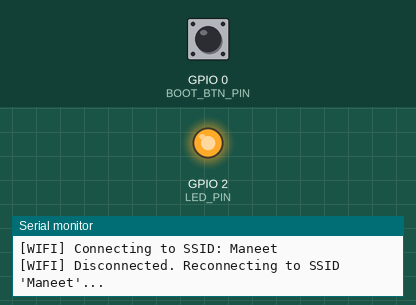
Recording of a sketch running on a simulated ESP32-S3. Parts: output pins drawn as LEDs (lit = HIGH), the last lines printed to the serial monitor. Dashed ring = blinking. The inputs (shaded band) are chosen by the test bench; at power-on: GPIO 0 (BOOT_BTN_PIN) HIGH. WiFi joins after 1.5 s; servers stay silent unless stated; random numbers use the default seed unless the sketch sets one.

Above: at 1.3 s.
1.4 s: GPIO 0 (BOOT_BTN_PIN) pulled LOW for 0.15 s
At 2.68 s:
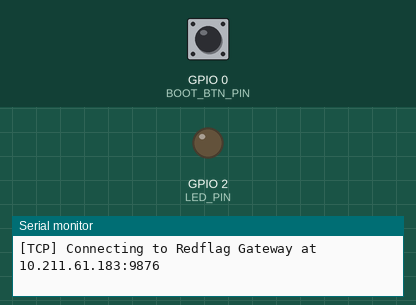
4.4 s: GPIO 0 (BOOT_BTN_PIN) pulled LOW for 1 s
At 5.7 s:
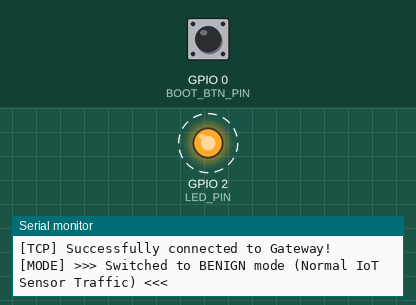
Timing chart, 0 to 13.4 s (numbered marks = the images above; inputs shaded):
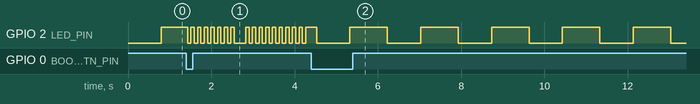

Measured:
- by itself, GPIO 2 (LED_PIN): alternates HIGH for 0.90 s and LOW for 0.80 s

The sketch:

esp32_firmware.ino
```cpp
// ============================================================================
// Project Redflag — ESP32 Edge Device Firmware (WiFi / TCP Streaming)
// Targets: ESP32 DevKit v1 / ESP32-WROOM-32 / ESP32-S3
// Emulates benign IoT sensor telemetry (TCP/CON) and volumetric Mirai UDP floods
// Streams line-delimited JSON telemetry frames directly to the Redflag Gateway over TCP.
// ============================================================================

#include <WiFi.h>
#include <WiFiClient.h>
#include <esp_timer.h>

// ============================================================================
// 1. User Configuration
// ============================================================================
#define WIFI_SSID     "Maneet"
#define WIFI_PASS     "Manu@123"
#define GATEWAY_HOST  "10.211.61.183"   // Java gateway IP address (Your PC WiFi IP)
#define GATEWAY_PORT  9876             // Java gateway TCP listening port
#define NODE_ID       "ESP32-01"

// Initial operating mode: 0 = BENIGN (Safe sensor), 1 = ATTACK (Mirai UDP flood)
#define ATTACK_MODE   0

// Optional 240x240 SPI TFT display support (e.g., ST7789 via TFT_eSPI)
#define HAS_TFT       0

#if HAS_TFT
#include <TFT_eSPI.h>
TFT_eSPI tft = TFT_eSPI();
#endif

// ============================================================================
// 2. Hardware Pin Definitions
// ============================================================================
// ESP32 standard boot button is on GPIO 0 (active LOW, internal pull-up)
#define BOOT_BTN_PIN  0

// Built-in status LED on ESP32 DevKit is on GPIO 2
#define LED_PIN       2

// ============================================================================
// 3. Operational Modes & Telemetry Constants
// ============================================================================
enum Mode : uint8_t {
  MODE_BENIGN = 0,
  MODE_ATTACK = 1
};

volatile Mode currentMode = (ATTACK_MODE == 1) ? MODE_ATTACK : MODE_BENIGN;

// Re-arm gap added to virtual clock when transitioning from ATTACK to BENIGN (6 seconds)
// This forces gateway rolling-window feature accumulators to reset cleanly.
const uint32_t REARM_GAP_US = 6000000;

// ============================================================================
// 4. Global State Variables
// ============================================================================
WiFiClient client;

// Sequence counter wraps at 2^31 (0x7FFFFFFF)
uint32_t seqNo = 0;

// Virtual microsecond timestamp accumulator
uint32_t virtualUs = 0;

// Emission timing tracking (microsecond scale)
int64_t nextEmitUs = 0;

// LED blink non-blocking timing
unsigned long lastLedToggleMs = 0;
bool ledState = false;

// WiFi reconnect state (exponential backoff)
unsigned long lastWifiRetryMs = 0;
unsigned long wifiBackoffMs = 1000;
const unsigned long MAX_WIFI_BACKOFF_MS = 30000;

// TCP reconnect state (exponential backoff)
unsigned long lastTcpRetryMs = 0;
unsigned long tcpBackoffMs = 500;
const unsigned long MAX_TCP_BACKOFF_MS = 10000;

// Feedback buffer from gateway ("BLOCK" / "SAFE")
char rxBuffer[32];
uint8_t rxIndex = 0;

// ============================================================================
// 5. Non-Blocking Button Debounce FSM (IDLE -> CANDIDATE -> LATCHED -> COOLDOWN)
// ============================================================================
enum ButtonFsmState : uint8_t {
  BTN_IDLE,
  BTN_CANDIDATE,
  BTN_LATCHED,
  BTN_COOLDOWN
};

ButtonFsmState btnState = BTN_IDLE;
unsigned long btnTimestamp = 0;
const unsigned long BTN_DEBOUNCE_MS = 30;
const unsigned long BTN_COOLDOWN_MS = 250;

// Forward declarations
void updateTftUI();
void toggleMode();

void pollButtonFSM() {
  bool isPressed = (digitalRead(BOOT_BTN_PIN) == LOW);
  unsigned long now = millis();

  switch (btnState) {
    case BTN_IDLE:
      if (isPressed) {
        btnState = BTN_CANDIDATE;
        btnTimestamp = now;
      }
      break;

    case BTN_CANDIDATE:
      if (!isPressed) {
        // Contact chatter / bounce; return to IDLE
        btnState = BTN_IDLE;
      } else if (now - btnTimestamp >= BTN_DEBOUNCE_MS) {
        // Valid press confirmed
        toggleMode();
        btnState = BTN_LATCHED;
        btnTimestamp = now;
      }
      break;

    case BTN_LATCHED:
      // Wait until the user releases the button
      if (!isPressed) {
        btnState = BTN_COOLDOWN;
        btnTimestamp = now;
      }
      break;

    case BTN_COOLDOWN:
      // Prevent rapid re-triggering immediately after release
      if (now - btnTimestamp >= BTN_COOLDOWN_MS) {
        btnState = BTN_IDLE;
      }
      break;
  }
}

void toggleMode() {
  if (currentMode == MODE_BENIGN) {
    currentMode = MODE_ATTACK;
    Serial.println(F("\n[MODE] >>> Switched to ATTACK mode (Volumetric Mirai UDP Flood) <<<"));
  } else {
    currentMode = MODE_BENIGN;
    // Step virtual time ahead by 6 seconds to cleanly reset the gateway window
    virtualUs += REARM_GAP_US;
    Serial.println(F("\n[MODE] >>> Switched to BENIGN mode (Normal IoT Sensor Traffic) <<<"));
  }

#if HAS_TFT
  updateTftUI();
#endif
}

// ============================================================================
// 6. LED Status Indicator (Slow blink = BENIGN, Fast blink = ATTACK)
// ============================================================================
void updateLedIndicator() {
  unsigned long now = millis();
  unsigned long interval = (currentMode == MODE_ATTACK) ? 80 : 800;

  if (now - lastLedToggleMs >= interval) {
    lastLedToggleMs = now;
    ledState = !ledState;
    digitalWrite(LED_PIN, ledState ? HIGH : LOW);
  }
}

// ============================================================================
// 7. Network Reconnection Handlers (WiFi & TCP)
// ============================================================================
void handleWiFiConnection() {
  if (WiFi.status() == WL_CONNECTED) {
    wifiBackoffMs = 1000;
    return;
  }

  unsigned long now = millis();
  if (now - lastWifiRetryMs >= wifiBackoffMs) {
    lastWifiRetryMs = now;
    Serial.print(F("[WIFI] Disconnected. Reconnecting to SSID '"));
    Serial.print(WIFI_SSID);
    Serial.println(F("'..."));

    WiFi.disconnect();
    WiFi.begin(WIFI_SSID, WIFI_PASS);

    wifiBackoffMs = (wifiBackoffMs * 2 > MAX_WIFI_BACKOFF_MS) ? MAX_WIFI_BACKOFF_MS : wifiBackoffMs * 2;
  }
}

void handleTcpConnection() {
  if (WiFi.status() != WL_CONNECTED) {
    return;
  }

  if (client.connected()) {
    tcpBackoffMs = 500;
    return;
  }

  unsigned long now = millis();
  if (now - lastTcpRetryMs >= tcpBackoffMs) {
    lastTcpRetryMs = now;
    Serial.print(F("[TCP] Connecting to Redflag Gateway at "));
    Serial.print(GATEWAY_HOST);
    Serial.print(':');
    Serial.println(GATEWAY_PORT);

    if (client.connect(GATEWAY_HOST, GATEWAY_PORT)) {
      client.setNoDelay(true); // Disable Nagle's algorithm for immediate packet dispatch
      Serial.println(F("[TCP] Successfully connected to Gateway!"));
      tcpBackoffMs = 500;
#if HAS_TFT
      updateTftUI();
#endif
    } else {
      Serial.println(F("[TCP] Connection failed. Backing off..."));
      tcpBackoffMs = (tcpBackoffMs * 2 > MAX_TCP_BACKOFF_MS) ? MAX_TCP_BACKOFF_MS : tcpBackoffMs * 2;
    }
  }
}

// ============================================================================
// 8. Gateway Feedback Ingestion ("BLOCK" / "SAFE")
// ============================================================================
void pollGatewayFeedback() {
  if (!client.connected()) return;

  while (client.available()) {
    char c = (char)client.read();
    if (c == '\n' || c == '\r') {
      if (rxIndex > 0) {
        rxBuffer[rxIndex] = '\0';
        rxIndex = 0;

        if (strcmp(rxBuffer, "BLOCK") == 0) {
          Serial.println(F("[GATEWAY FEEDBACK] VERDICT: MITIGATED (HTTP 403 / Hardware Blocked)"));
        } else if (strcmp(rxBuffer, "SAFE") == 0) {
          Serial.println(F("[GATEWAY FEEDBACK] VERDICT: LINK OK (HTTP 200 / Telemetry Allowed)"));
        }
      }
    } else if (rxIndex < sizeof(rxBuffer) - 1) {
      rxBuffer[rxIndex++] = c;
    }
  }
}

// ============================================================================
// 9. Telemetry Emission
// ============================================================================
void emitTelemetryFrame() {
  if (!client.connected()) {
    return;
  }

  const char* proto;
  const char* state;
  int bytes;
  int64_t deltaUs;

  if (currentMode == MODE_BENIGN) {
    // Benign mode: packet inter-arrival 5000us ± 2000us, bytes 64-512
    deltaUs = 5000 + (int64_t)random(-2000, 2001);
    if (deltaUs < 1000) deltaUs = 1000;
    proto = "tcp";
    state = "CON";
    bytes = (int)random(64, 513);
  } else {
    // Attack mode: UDP flood, inter-arrival 400us ± 5us, bytes 60
    deltaUs = 400 + (int64_t)random(-5, 6);
    if (deltaUs < 200) deltaUs = 200;
    proto = "udp";
    state = "INT";
    bytes = 60;
  }

  // Accumulate virtual clock timestamp (wrap safe 32-bit counter)
  virtualUs += (uint32_t)deltaUs;

  // Monotonic sequence number wrapping at 2^31
  uint32_t currentSeq = seqNo;
  seqNo = (seqNo + 1) & 0x7FFFFFFF;

  // Format line-delimited JSON schema v1:
  // {"v":1,"node":"ESP32-01","seq":N,"st":N,"proto":"udp","state":"INT","flgs":"e","bytes":60}\n
  char jsonBuffer[180];
  int written = snprintf(
    jsonBuffer,
    sizeof(jsonBuffer),
    "{\"v\":1,\"node\":\"%s\",\"seq\":%u,\"st\":%u,\"proto\":\"%s\",\"state\":\"%s\",\"flgs\":\"e\",\"bytes\":%d}\n",
    NODE_ID,
    (unsigned int)currentSeq,
    (unsigned int)virtualUs,
    proto,
    state,
    bytes
  );

  if (written > 0) {
    client.write((const uint8_t*)jsonBuffer, (size_t)written);
  }
}

// ============================================================================
// 10. Optional TFT Screen UI (240x240 ST7789)
// ============================================================================
#if HAS_TFT
void initTftUI() {
  tft.init();
  tft.setRotation(1);
  tft.fillScreen(TFT_BLACK);
  updateTftUI();
}

void updateTftUI() {
  tft.fillScreen(TFT_BLACK);

  // Header Bar
  tft.fillRect(0, 0, 240, 30, TFT_NAVY);
  tft.setTextColor(TFT_WHITE, TFT_NAVY);
  tft.setTextSize(2);
  tft.setCursor(8, 7);
  tft.print(F("REDFLAG ESP32"));

  // Node ID and Network
  tft.setTextSize(1);
  tft.setTextColor(TFT_LIGHTGREY, TFT_BLACK);
  tft.setCursor(8, 38);
  tft.printf("Node ID : %s", NODE_ID);

  tft.setCursor(8, 52);
  if (WiFi.status() == WL_CONNECTED) {
    tft.printf("WiFi IP : %s", WiFi.localIP().toString().c_str());
  } else {
    tft.print(F("WiFi IP : Disconnected"));
  }

  tft.setCursor(8, 66);
  tft.printf("Gateway : %s:%d", GATEWAY_HOST, GATEWAY_PORT);

  tft.setCursor(8, 80);
  tft.printf("TCP Link: %s", client.connected() ? "CONNECTED" : "DISCONNECTED");

  // Mode Indicator Box
  uint16_t boxColor = (currentMode == MODE_BENIGN) ? TFT_DARKGREEN : TFT_RED;
  tft.fillRoundRect(8, 102, 224, 76, 8, boxColor);
  tft.drawRoundRect(8, 102, 224, 76, 8, TFT_WHITE);

  tft.setTextSize(2);
  tft.setTextColor(TFT_WHITE, boxColor);
  tft.setCursor(22, 115);
  if (currentMode == MODE_BENIGN) {
    tft.print(F("BENIGN SENSOR"));
    tft.setTextSize(1);
    tft.setCursor(22, 142);
    tft.print(F("TCP/CON | ~5ms dt | Normal"));
  } else {
    tft.print(F("MIRAI UDP FLOOD"));
    tft.setTextSize(1);
    tft.setCursor(22, 142);
    tft.print(F("UDP/INT | 400us dt | ATTACK"));
  }

  // Footer / Instructions
  tft.setTextSize(1);
  tft.setTextColor(TFT_DARKGREY, TFT_BLACK);
  tft.setCursor(8, 200);
  tft.print(F("Press BOOT button (GPIO 0) to toggle"));
  tft.setCursor(8, 218);
  tft.print(F("LED: Slow=Safe | Fast=Flood"));
}
#endif

// ============================================================================
// 11. Arduino Setup & Main Loop
// ============================================================================
void setup() {
  Serial.begin(115200);
  delay(100);

  Serial.println(F("\n=================================================="));
  Serial.println(F("  PROJECT REDFLAG — ESP32 EDGE TELEMETRY FIRMWARE"));
  Serial.println(F("=================================================="));

  pinMode(BOOT_BTN_PIN, INPUT_PULLUP);
  pinMode(LED_PIN, OUTPUT);
  digitalWrite(LED_PIN, LOW);

  // Initialize pseudo-random generator with entropy from esp_timer and floating ADC
  randomSeed((uint32_t)esp_timer_get_time() ^ (uint32_t)analogRead(36));

  // Seed virtual clock with randomized base time
  virtualUs = (uint32_t)random(1000000, 50000000);

  Serial.printf("[INIT] Node Identifier: %s\n", NODE_ID);
  Serial.printf("[INIT] Target Gateway:  %s:%d\n", GATEWAY_HOST, GATEWAY_PORT);
  Serial.printf("[INIT] Initial Mode:    %s\n", (currentMode == MODE_ATTACK) ? "ATTACK" : "BENIGN");

#if HAS_TFT
  initTftUI();
#endif

  // Initiate asynchronous WiFi connection
  Serial.print(F("[WIFI] Connecting to SSID: "));
  Serial.println(WIFI_SSID);
  WiFi.mode(WIFI_STA);
  WiFi.begin(WIFI_SSID, WIFI_PASS);
  lastWifiRetryMs = millis();

  nextEmitUs = esp_timer_get_time();
}

void loop() {
  // 1. Maintain hardware FSMs
  pollButtonFSM();
  updateLedIndicator();

  // 2. Maintain network connections
  handleWiFiConnection();
  handleTcpConnection();

  // 3. Process gateway feedback (HTTP 403 / 200)
  pollGatewayFeedback();

  // 4. Rate-paced telemetry emission using microsecond virtual clock
  int64_t nowUs = esp_timer_get_time();
  if (nowUs >= nextEmitUs) {
    if (client.connected()) {
      emitTelemetryFrame();
    }
    // Schedule next emission cadence
    int64_t intervalUs = (currentMode == MODE_BENIGN)
        ? (5000 + (int64_t)random(-2000, 2001))
        : (400 + (int64_t)random(-5, 6));

    if (intervalUs < 200) intervalUs = 200;
    nextEmitUs = nowUs + intervalUs;
  }

  // Small yield to allow background RTOS tasks (WiFi/lwIP stack) to run smoothly
  yield();
}
```
